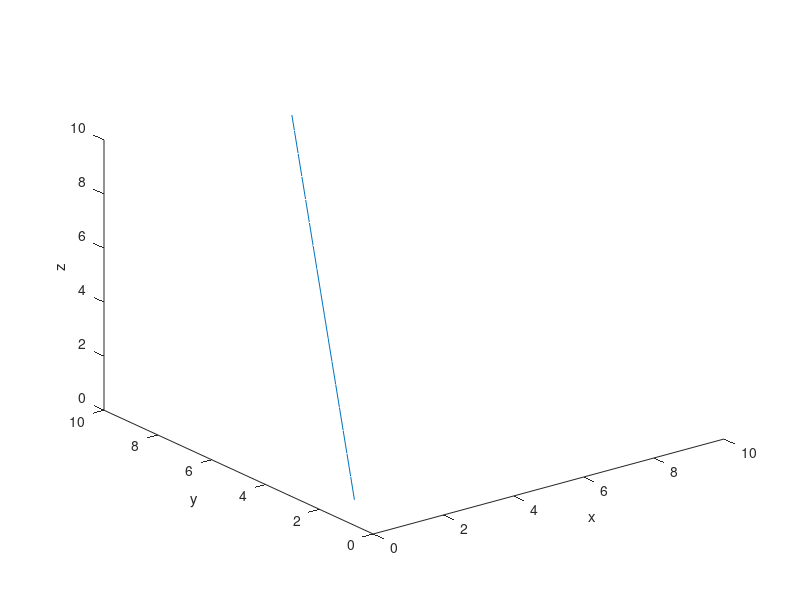
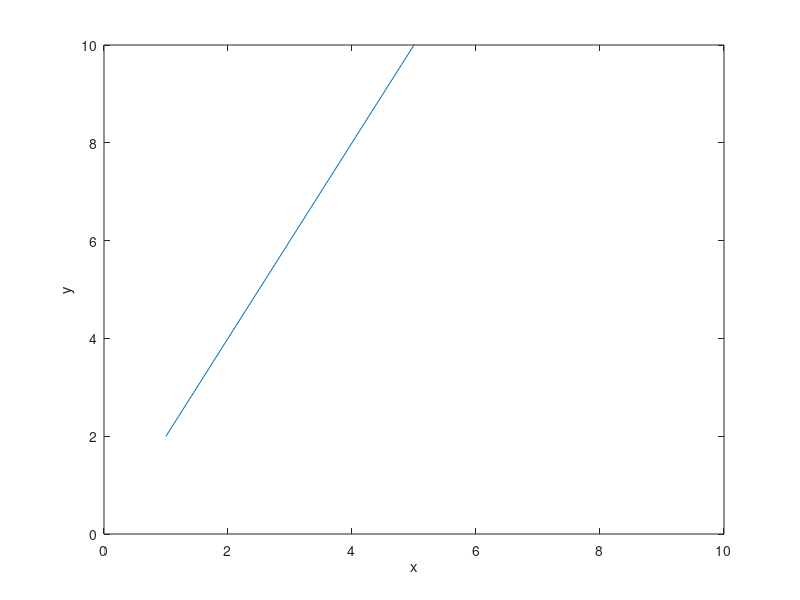
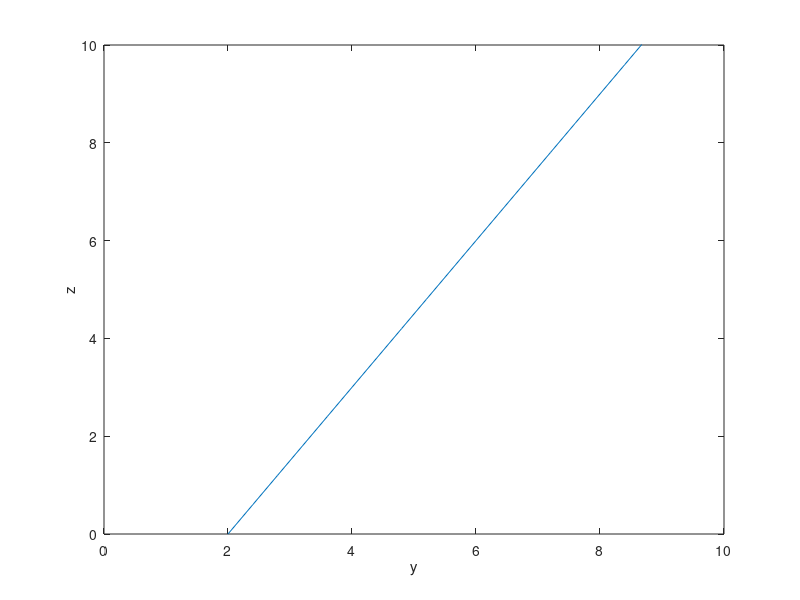
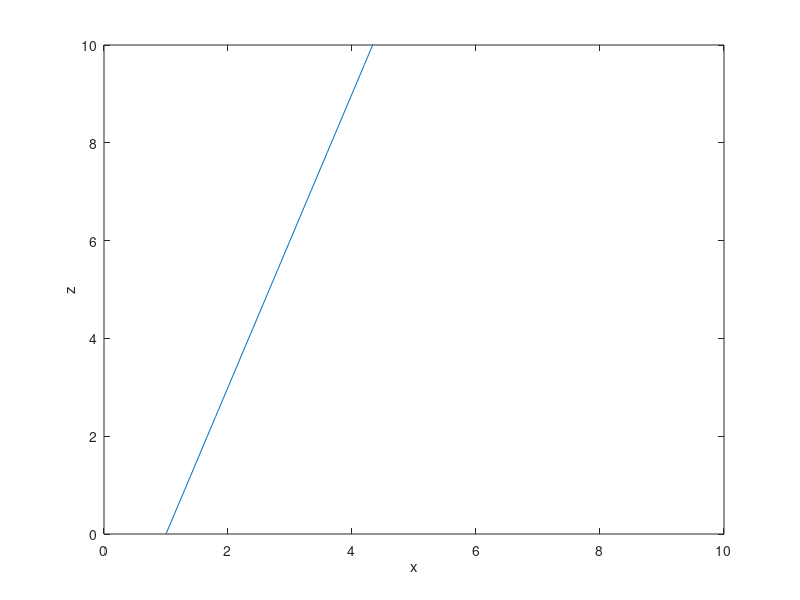

These charts were generated, in order, by the following MATLAB code: (Note: this script raises an error after producing the figures.)


%% line view

tL = 0:0.1:5; %line parameter


A = [2 4 6]; %vector
B = [1 2 0]; %basic point

Line = A.*tL'+B;


figure
plot3(Line(:,1),Line(:,2),Line(:,3))
xlabel('x')
ylabel('y')
zlabel('z')
xlim([0 10])
ylim([0 10])
zlim([0 10])


figure
plot(Line(:,1),Line(:,2))
xlabel('x')
ylabel('y')
xlim([0 10])
ylim([0 10])


figure
plot(Line(:,2),Line(:,3))
xlabel('y')
ylabel('z')
xlim([0 10])
ylim([0 10])


figure
plot(Line(:,1),Line(:,3))
xlabel('x')
ylabel('z')
xlim([0 10])
ylim([0 10])



%% orth creati0n
clc

vect = rand(1,3);%[1 2 3];

[orth1 orth2] = createOrth(vect);


tL = -5:0.1:5; %line parameter

B = [1 2 4]; %basic point

Line1 = vect.*tL'+B;
Line2 = orth1.*tL'+B;
Line3 = orth2.*tL'+B;

figure
hold on
plot3(Line1(:,1),Line1(:,2),Line1(:,3))
plot3(Line2(:,1),Line2(:,2),Line2(:,3))
plot3(Line3(:,1),Line3(:,2),Line3(:,3))
xlabel('x')
ylabel('y')
zlabel('z')
xlim([0 10])
ylim([0 10])
zlim([0 10])





%%
% clc
tic
'first part start'

%---------------------------------------
vect = [1 0.2 0.5]; %basic vector
B = [1 2 4]; %basic point

tL = 0:0.5:10; %line parameter
Diameter = 1;
%---------------------------------------


Radius = Diameter/2;
[orth1 orth2] = createOrth(vect);


% meshgrid -----
% xl = -10:0.1:10;
% yl = -10:0.1:10;
% zl = -10:0.1:10;
%----------------
xl = -10:0.05:10;
yl = -10:0.05:10;
zl = -10:0.05:10;
%----------------
[xg, yg, zg] = meshgrid(xl, yl, zl);
%---------------
xglineArr = reshape(xg,numel(xg),1);
yglineArr = reshape(yg,numel(yg),1);
zglineArr = reshape(zg,numel(zg),1);
pointLineArr = [xglineArr, yglineArr, zglineArr];
%---------------

localLinePar = (pointLineArr-B)/vect;

LinePoints = vect.*localLinePar+B;

% find all cylinder 1.1R
condition = (LinePoints(:,1) - xglineArr).^2 + ...
            (LinePoints(:,2) - yglineArr).^2 + ...
            (LinePoints(:,3) - zglineArr).^2        <= Radius*1.1;
% new points inside cylinder 1.1R
xglineArr = xglineArr(condition);
yglineArr = yglineArr(condition);
zglineArr = zglineArr(condition);

% new local line par
pointLineArr = [xglineArr, yglineArr, zglineArr];
localLinePar = (pointLineArr-B)/vect;





'first part end'
toc

figure
hold on
xlabel('x')
ylabel('y')
zlabel('z')
xlim([0 10])
ylim([0 10])
zlim([0 10])


for LineIndex = 1:numel(tL)
LineIndex./numel(tL)*100;
    
currentLinePoint = vect.*tL(LineIndex)+B;


condition1 = (currentLinePoint(1) - xglineArr).^2 + ...
             (currentLinePoint(2) - yglineArr).^2 + ...
             (currentLinePoint(3) - zglineArr).^2        <= Radius;



condition2 = abs(localLinePar-tL(LineIndex))<0.1;

% condition2 = reshape(condition2,size(xg));


partxg = xglineArr(condition1 & condition2);
partyg = yglineArr(condition1 & condition2);
partzg = zglineArr(condition1 & condition2);

plot3(partxg,partyg,partzg,'.')
drawnow

end


'second part end'
toc


%%
clc

[1 2 3]/[3 4 5]



A = [1 2 3]
B = [0.5 0 2];
t = [1 2];

P = A.*t'+B

%%
clc

P = [1.5 2 5
     2.5 4 8
     1 2 1
     -3 3 4]

t = (P-B)/A;
t = reshape(t,1,numel(t))

Pn = A.*t'+B


figure
hold on
plot3(P(:,1), P(:,2), P(:,3),'o')
plot3(Pn(:,1), Pn(:,2), Pn(:,3),'x')





A = [1 2 3]
B = [0.5 0 2];
tL = -10:0.5:10; %line parameter

Line1 = A.*tL'+B;
plot3(Line1(:,1),Line1(:,2),Line1(:,3))






%%





vv1 = [1.0000    2.0000    1.0000] - [ 0.6071    0.2143    2.3214]


dot(A,vv1)



vv2 = [-3.0000    3.0000    4.0000] - [1.1071    1.2143    3.8214]


dot(A,vv2)






















